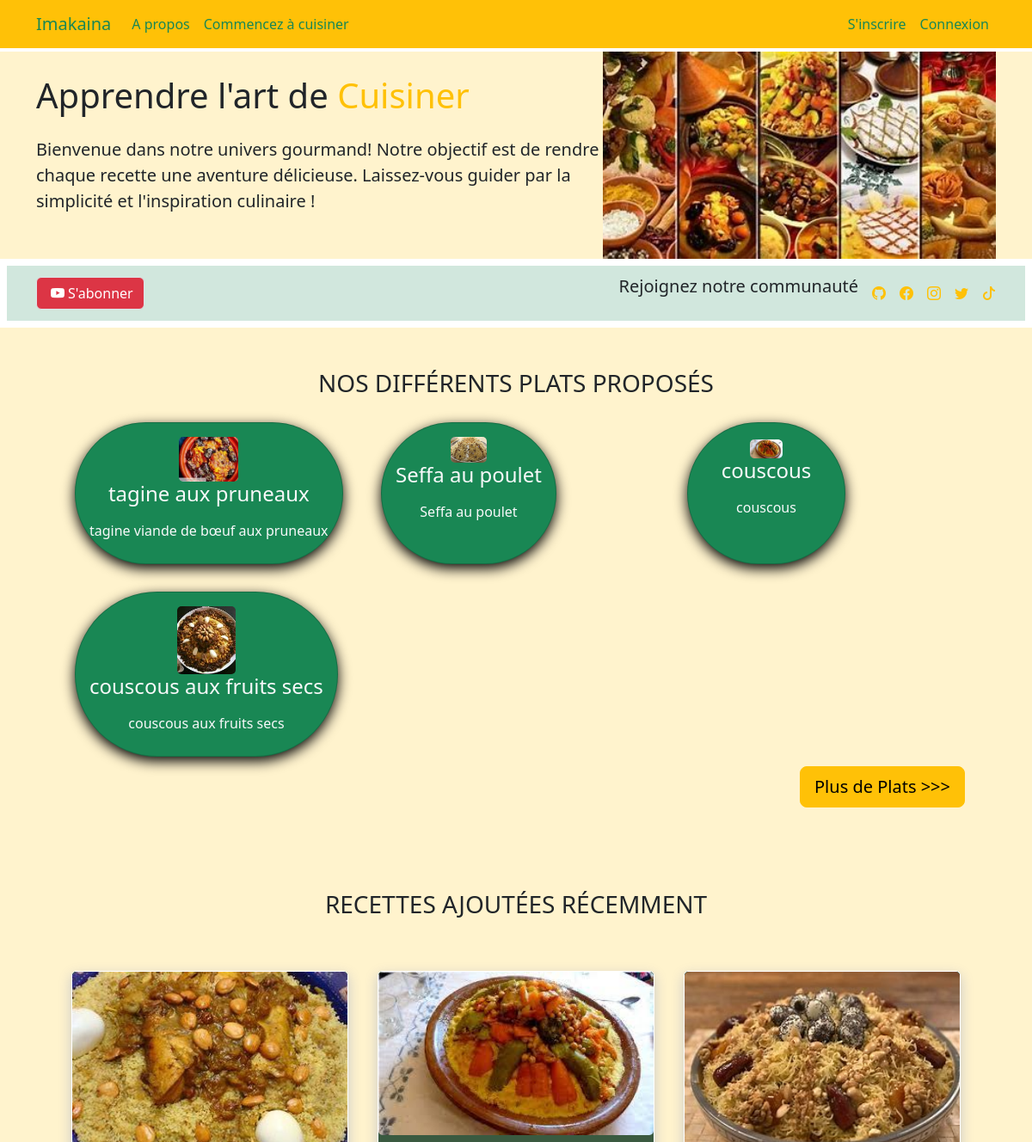
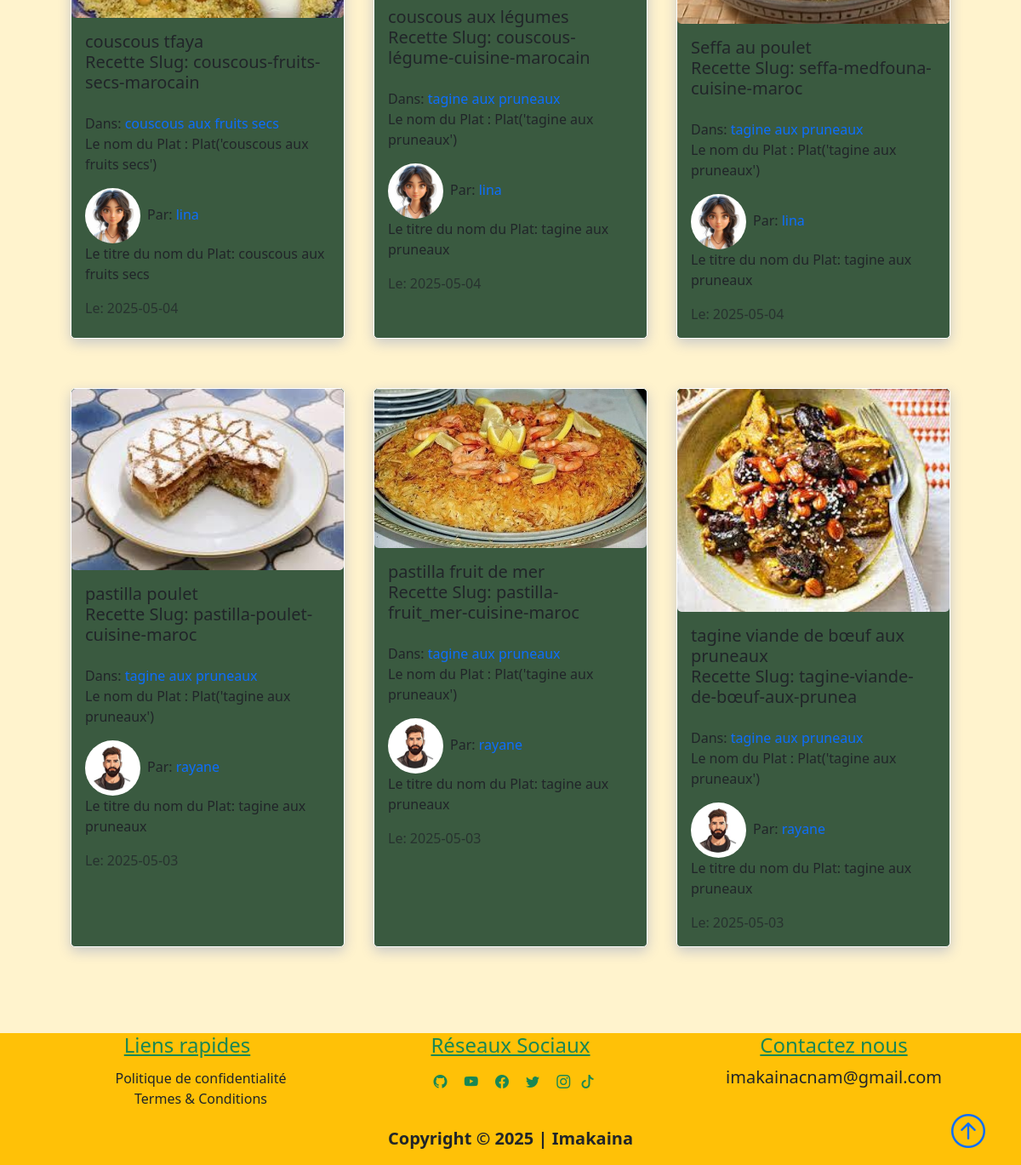
Page /home on the earlier database version (2 pictures, top to bottom).
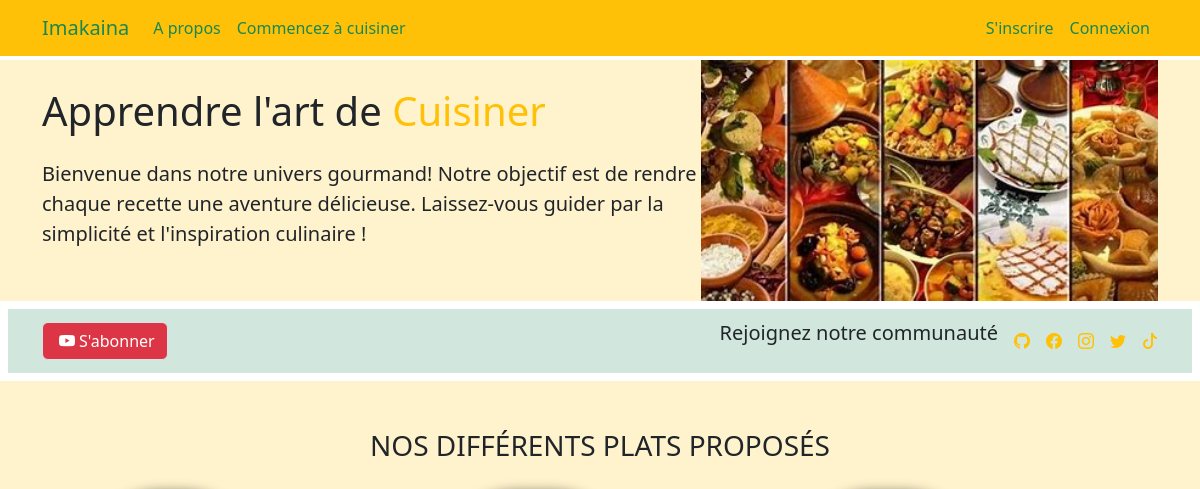
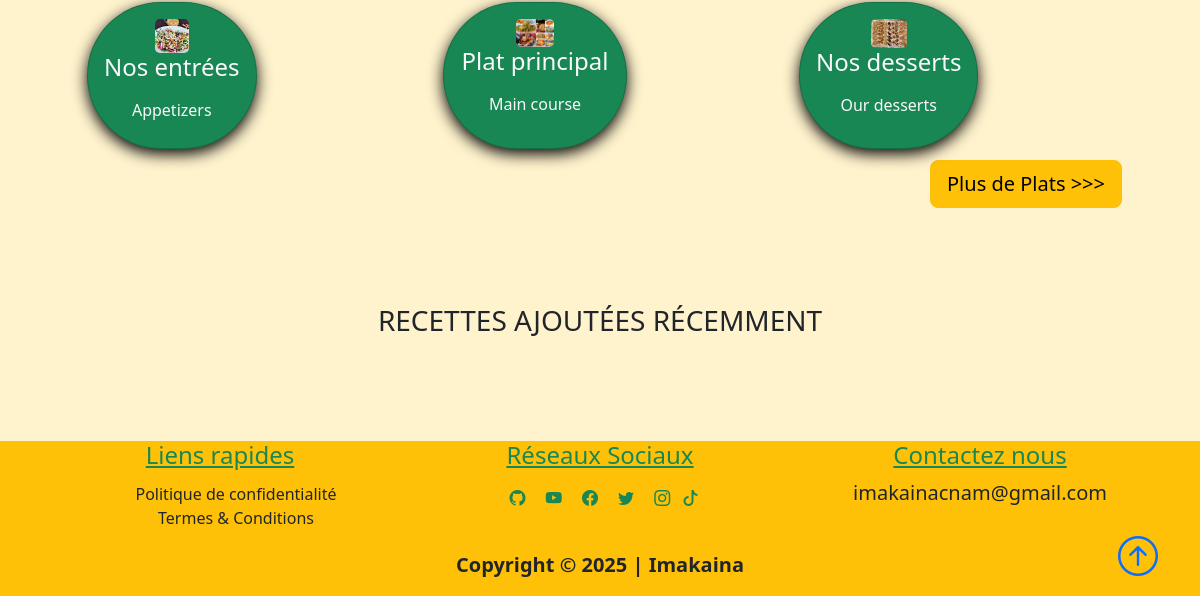
Same page on the later database version (2 pictures, top to bottom).
### projet/models.py (models this page shows, shortened)
class Plat(db.Model):
    id = db.Column(db.Integer, primary_key=True, autoincrement=True)
    title = db.Column(db.String(50), unique=True, nullable=False)
    description = db.Column(db.String(150), nullable=False)
    icon = db.Column(db.String(20), nullable=False, default="default_icon.jpg")
    recettes = db.relationship("Recette", backref="plat_name", lazy=True)
    def __repr__(self):
        return f"Plat('{self.title}')"

class Recette(db.Model):
    id = db.Column(db.Integer, primary_key=True, autoincrement=True)
    title = db.Column(db.String(100), nullable=False)
    date_posted = db.Column(db.DateTime, nullable=False, default=datetime.utcnow)
    content = db.Column(db.Text, nullable=False)
    thumbnail = db.Column(db.String(20), nullable=False, default="default_thumbnail.jpg" )
    slug = db.Column(db.String(32), nullable=False)
    is_approved = db.Column(db.Boolean, default=False)
    user_id = db.Column(db.Integer, db.ForeignKey("user.id"), nullable=False)
    plat_id = db.Column(db.Integer, db.ForeignKey("plat.id"), nullable=False)

class User(db.Model, UserMixin):
    id = db.Column(db.Integer, primary_key=True, autoincrement=True)
    fname = db.Column(db.String(25), nullable=False)
    lname = db.Column(db.String(25), nullable=False)
    username = db.Column(db.String(25), unique=True, nullable=False)
    email = db.Column(db.String(125), unique=True, nullable=False)
    image_file = db.Column(db.String(20), nullable=False, default="default.png")
    bio = db.Column(db.Text, nullable=True)
    password = db.Column(db.String(60), nullable=False)
    is_admin = db.Column(db.Boolean, default=False)
    recettes = db.relationship("Recette", backref="author", lazy=True)

### projet/main/routes.py (the view)
@main.route("/")
@main.route("/home")
def home():
    recettes = Recette.query.order_by(Recette.date_posted.desc()).paginate(
        page=1, per_page=6
    )
    plats = Plat.query.paginate(page=1, per_page=6)
    return render_template("home.html", recettes=recettes, plats=plats)

### projet/templates/home.html (shortened to what this page needs)
{% extends "layout.html" %}
{% block content %}
<section class="text-dark p-5 p-lg-0 text-center text-sm-start bg-warning-subtle">
    <div class="container">
        <div class="d-sm-flex align-items-center justify-content-between">
            <div>
                <h1 class="mb-8"> Apprendre l'art de <span class="text-warning"> Cuisiner</span></h1>
                <p class="lead my-4">
                    Bienvenue dans notre univers gourmand! Notre objectif est de rendre chaque recette une aventure délicieuse. Laissez-vous guider par la simplicité et l'inspiration culinaire !
                </p>
            </div>
            <img class="img-fluid w-100 d-none d-sm-block" src="{{url_for('static', filename='recette1.jpeg')}}" alt="">
        </div>
    </div>
</section>
<section class="bg-success-subtle text-dark p-1 m-2">
    <div class="container">
        <div class="d-md-flex justify-content-between align-items-center">
            <a class="btn btn-danger border"
                    href="https://www.youtube.com/channel/UCEsvQ6d7qsnOSNXtccIzScQ?sub_confirmation=1" target="_blank">
                    <i class="bi bi-youtube m-1"></i>S'abonner
                </a>
            <nav class="navbar navbar-expand-lg navbar-dark">
                <div class="collapse navbar-collapse" id="socialbtn">
                    <h5 class="mb-3 text-center">Rejoignez notre communauté</h5>
                    <ul class="navbar-nav">
                        <li class="nav-item">
                            <a class="text-warning ms-3 " href="https://github.com/najjahi"
                                target="_blank"><i class="bi bi-github" role="img"></i></a>
                        </li>
                        <li>
                            <a class="text-warning ms-3" href="https://www.facebook.com/najjahi"
                                target="_blank"><i class="bi bi-facebook "></i>  </a>
                        </li>
                        <li class="nav-item">
                            <a type="button" class="text-warning ms-3"
                                href="https://www.instagram.com/najjahi" target="_blank">
                                <i class="bi bi-instagram"></i>
                            </a>
                        </li>
                        <li class="nav-item">
                            <a class="text-warning ms-3" href="https://twitter.com/najjahi"
                                target="_blank"><i class="bi bi-twitter"></i>
                            </a>
                        </li>
                        <li class="nav-item">
                            <a class="text-warning ms-3" href="https://www.tiktok.com/najjahi"
                                target="_blank"><i class="bi bi-tiktok"></i>
                            </a>
                        </li>
                    </ul>
                </div>
            </nav>
        </div>
    </div>
</section>
<section class="bg-warning-subtle ">
    <div class="container p-5">
        <h3 class="text-uppercase text-center text-dark" id='learn'>Nos différents Plats proposés</h3>
        <div class="row">
            {% for plat in plats.items %}
            <div class="col-sm-12 col-md-6 col-lg-4 p-3 d-flex align-items-stretch">
                <a href="{{url_for('plats.plat', plat_title=plat.title)}}" class="text-decoration-none">
                    <div class="card bg-success text-light h-100">
                        <div class="card-body text-center">
                            <img src="{{url_for('static', filename='plat_icons/'+plat.icon)}}" alt=""
                                class="card-img w-25">
                            <h4 class="card-title mb-3">
                                {{plat.title}}
                            </h4>
                            <p class="card-text">{{plat.description}}</p>
                        </div>
                    </div>
                </a>
            </div>
            {% endfor %}
        </div>
        <div class="" style="display: flex; justify-content: flex-end">
            <a href="{{ url_for('plats.plats')}}" class="btn btn-warning btn-lg"> Plus de Plats &gt&gt&gt</a>
        </div>
    </div>
</section>
<section class="bg-warning-subtle">
    <div class="container p-5">
        <div class="row mb-5 ">
            <div class="col">
                <h3 class="text-uppercase text-center text-dark">Recettes ajoutées récemment</h3>
            </div>
        </div>
        <div class="row">
            {% for recette in recettes.items %}
            <div class="col-sm-12 col-md-6 col-lg-4 pb-5 d-flex align-items-stretch">
                <div class="card recette">
                    <img src="{{url_for('static', filename='recette_thumbnails/'+recette.thumbnail)}}" class="card-img">
                    <div class="card-body d-flex flex-column">
                        <h5 class="card-title">
                            {% if recette.slug and recette.plat_name %}
                            <a class="text-decoration-none text-dark"
                               href="{{ url_for('recettes.recette', recette_slug=recette.slug, plat=recette.plat_name.title) }}">
                               {{ recette.title }}
                            </a>
                            {% else %}
                            <p>Données manquantes pour cette recette.</p>
                            {% endif %}
                                <p>Recette Slug: {{ recette.slug }}</p>
                        </h5>
                        <p class="card-text mb-0">Dans:
                            <a class="text-decoration-none"
                                href="{{ url_for('plats.plat', plat_title=recette.plat_name.title)}}">{{recette.plat_name.title}}</a>
                        </p>
                        <p>Le nom du Plat : {{ recette.plat_name }}</p>
                        <span><img class="article-img rounded-circle"
                                src="{{url_for('static', filename='user_pics/'+recette.author.image_file)}}" alt="">Par:
                            <a href="{{ url_for('users.author', username=recette.author.username)}}"
                                class="link">{{recette.author.username}}</a></span>
                                <p>Le titre du nom du Plat: {{ recette.plat_name.title }}</p>
                        <span class="text-muted">Le: {{recette.date_posted.strftime('%Y-%m-%d')}}</span>
                    </div>
                </div>
            </div>
            {% endfor %}
        </div>
    </div>
</section>
{% endblock content%}

### projet/templates/layout.html (shortened to what this page needs)
<!DOCTYPE html>
<html lang="en">
<head>
    <link href="https://cdn.jsdelivr.net/npm/bootstrap@5.3.3/dist/css/bootstrap.min.css"
    rel="stylesheet">
    <link rel="stylesheet" href="https://cdn.jsdelivr.net/npm/bootstrap-icons@1.8.1/font/bootstrap-icons.css">
    <link rel="stylesheet" type="text/css" href="{{url_for('static', filename='main.css')}}">
</head>
<body class="d-flex flex-column min-vh-100">
    <nav class="navbar navbar-expand-lg bg-warning navbar-dark py-2 fixed-top">
        <div class="container ">
            <a href="{{url_for('main.home')}}" class="navbar-brand text-success font-weight-bold ">Imakaina</a>
            <div class="collapse navbar-collapse" id="navmenu">
                <ul class="navbar-nav">
                    <li class="nav-item">
                        <a href="{{url_for('main.about')}}" class="nav-link text-success font-weight-bold">A propos</a>
                    </li>
                    <li class="nav-item">
                        {% if request.path=='/home'%}
                        <a href="#learn" class="nav-link text-success font-weight-bold">Commencez à cuisiner</a>
                        {% else %}
                        <a href="{{url_for('plats.plats')}}" class="nav-link text-success font-weight-bold">Commencez à cuisiner</a>
                        {% endif %}
                    </li>
                </ul>
                <ul class="navbar-nav ms-auto">
                    {% if current_user.is_authenticated %}
                    <div class="dropdown show">
                        <button class="btn btn-dark bg-dark dropdown-toggle" type="button" id="dropdownMenuButton1"
                            data-bs-toggle="dropdown" aria-expanded="false">
                            Mon Compte
                        </button>
                        <ul class="dropdown-menu text-success" aria-labelledby="dropdownMenuButton1">
                            <li class="nav-item">
                                <a href="{{ url_for('users.dashboard') }}" class="dropdown-item text-success font-weight-bold">Tableau de bord</a>
                            </li>
                            <li class="nav-item">
                                <a href="{{ url_for('users.logout') }}" class="dropdown-item text-success font-weight-bold">Déconnexion</a>
                            </li>
                        </ul>
                    </div>
                    {% else %}
                    <li class="nav-item text-success">
                        <a href="{{ url_for('users.register') }}" class="nav-link text-success">S'inscrire</a>
                    </li>
                    <li class="nav-item text-success">
                        <a href="{{ url_for('users.login') }}" class="nav-link text-success">Connexion</a>
                    </li>
                    {% endif%}
                </ul>
            </div>
        </div>
    </nav>
    {% block content %} {% endblock %}
    <footer class="bg-warning mt-auto">
        <div class="container">
            <div class="row text-center text-success ">
                <div class="col-md-12 col-lg-4 pb-1">
                    <h4 class="text-center text-decoration-underline">Liens rapides</h4>
                    <ul class=" nobull pt-1">
                        <li><a href="#" class="link text-dark">Politique de confidentialité</a></li>
                        <li><a href="#" class="link text-dark">Termes & Conditions</a></li>
                    </ul>
                </div>
                <div class="col-md-12 col-lg-4">
                    <h4 class="text-center text-decoration-underline pb-2">Réseaux Sociaux</h4>
                    <a href="https://github.com/najjahi" class="text-success p-2"><i class="bi-github"></i></a>
                    <a href="#" class="text-success p-2"><i class="bi-youtube"></i></a>
                    <a href="https://www.facebook.com/najjahi" class="text-success p-2"><i class="bi-facebook"></i></a>
                    <a href="https://twitter.com/najjahi" class="text-success p-2"><i class="bi-twitter"></i></a>
                    <a href="https://www.instagram.com/najjahi" class="text-success p-2"><i class="bi-instagram"></i></a>
                    <a href="https://www.tiktok.com/najjahi" class="text-success pt-2"><i class="bi-tiktok"></i></a>
                </div>
                <div class="col-md-12 col-lg-4">
                    <h4 class="text-center text-decoration-underline">Contactez nous</h4>
                    <p class="lead text-dark">imakainacnam@gmail.com</p>
                </div>
            </div>
            <div class="col text-dark text-center position-relative">
                <p class="lead text-dark fw-semibold">Copyright &copy; 2025 | Imakaina</p>
                <a href="#" class="position-absolute bottom-0 end-0">
                    <i class="bi bi-arrow-up-circle h1"></i>
                </a>
            </div>
        </div>
    </footer>
</body>
</html>

### projet/static/main.css (style rules this page uses)
body::before { display: block; content: ''; height: 60px; }
.card { transition: 0.7s ease; box-shadow: 0 5px 15px rgba(1 1 1/ 15); border-radius: 100px; margin: 5px; background-color: #3a5a40; }
.link { text-decoration: none; }
.nobull { list-style-type: none; }

Differences in the rows shown:
removed Plat: icon (picture), title "tagine aux pruneaux", description "tagine viande de bœuf aux pruneaux"
removed Plat: icon (picture), title "Seffa au poulet", description "Seffa au poulet"
removed Plat: icon (picture), title "couscous", description "couscous"
removed Plat: icon (picture), title "couscous aux fruits secs", description "couscous aux fruits secs"
removed Recette: thumbnail (picture), title "couscous tfaya", slug "couscous-fruits-secs-marocain", plat_name "couscous aux fruits secs", plat_name "Plat('couscous aux fruits secs')", image_file (picture), author.username "lina", date_posted "2025-05-04"
removed Recette: thumbnail (picture), title "couscous aux légumes", slug "couscous-légume-cuisine-marocain", plat_name "tagine aux pruneaux", plat_name "Plat('tagine aux pruneaux')", image_file (picture), author.username "lina", date_posted "2025-05-04"
removed Recette: thumbnail (picture), title "Seffa au poulet", slug "seffa-medfouna-cuisine-maroc", plat_name "tagine aux pruneaux", plat_name "Plat('tagine aux pruneaux')", image_file (picture), author.username "lina", date_posted "2025-05-04"
removed Recette: thumbnail (picture), title "pastilla poulet", slug "pastilla-poulet-cuisine-maroc", plat_name "tagine aux pruneaux", plat_name "Plat('tagine aux pruneaux')", image_file (picture), author.username "rayane", date_posted "2025-05-03"
removed Recette: thumbnail (picture), title "pastilla fruit de mer", slug "pastilla-fruit_mer-cuisine-maroc", plat_name "tagine aux pruneaux", plat_name "Plat('tagine aux pruneaux')", image_file (picture), author.username "rayane", date_posted "2025-05-03"
removed Recette: thumbnail (picture), title "tagine viande de bœuf aux pruneaux", slug "tagine-viande-de-bœuf-aux-prunea", plat_name "tagine aux pruneaux", plat_name "Plat('tagine aux pruneaux')", image_file (picture), author.username "rayane", date_posted "2025-05-03"
added Plat: icon (picture), title "Nos entrées", description "Appetizers"
added Plat: icon (picture), title "Plat principal", description "Main course"
added Plat: icon (picture), title "Nos desserts", description "Our desserts"
